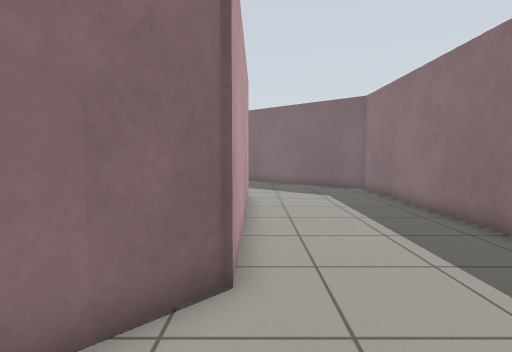
View 1 (above)

19 first-person views from a walk through a Gazebo world. The camera is 0.94 m above the floor, tilts 4° down and sees 80° across. The floor is counted in squares, 0.5 m on a side. Each view is taken from the middle of a square. On the plan, view 1 faces up. The plan holds only what a view shows up to about 16 squares ahead; the rest is blank.

View 2
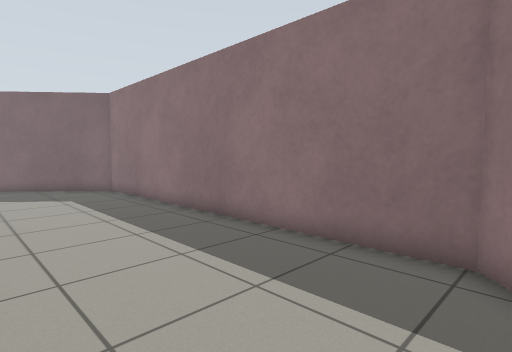

View 3
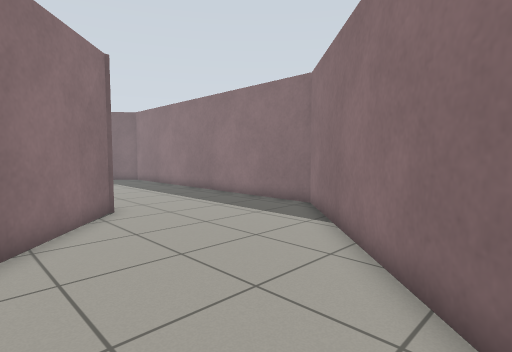

View 4
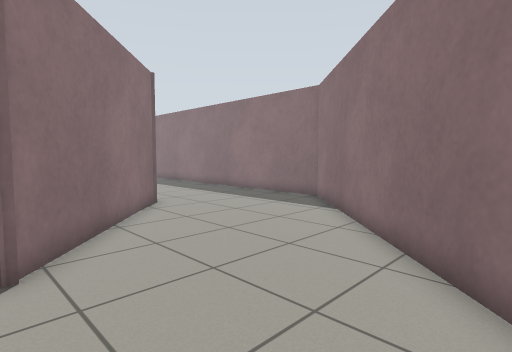

View 5
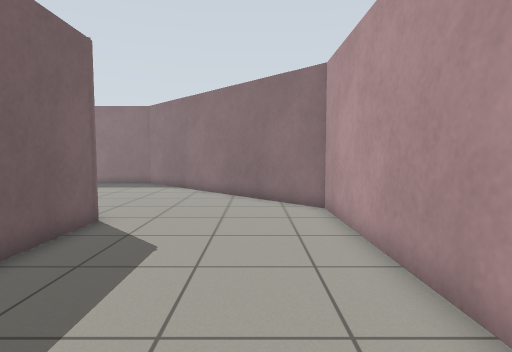

View 6
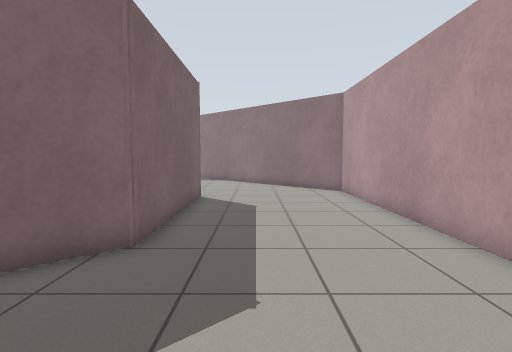

View 7
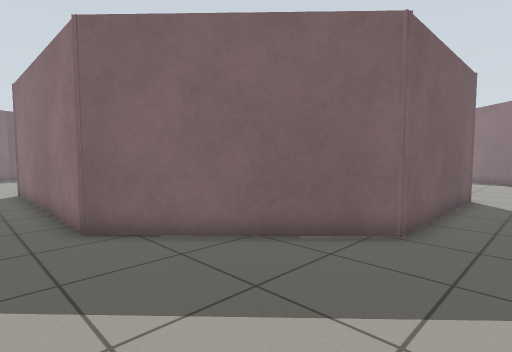

View 8
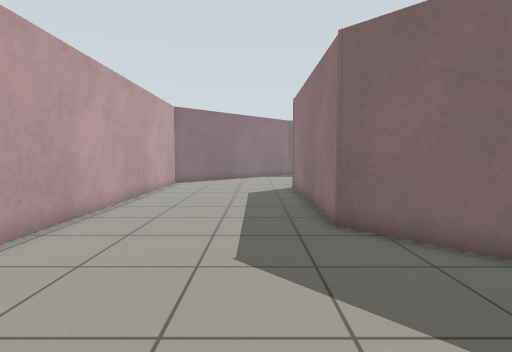

View 9
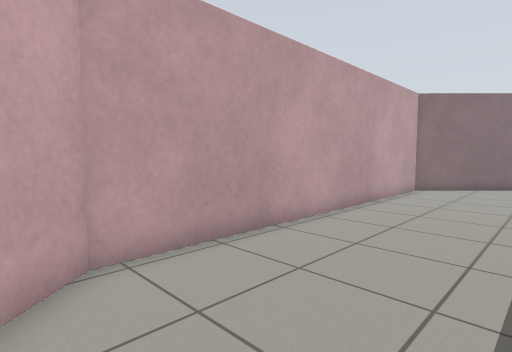

View 10
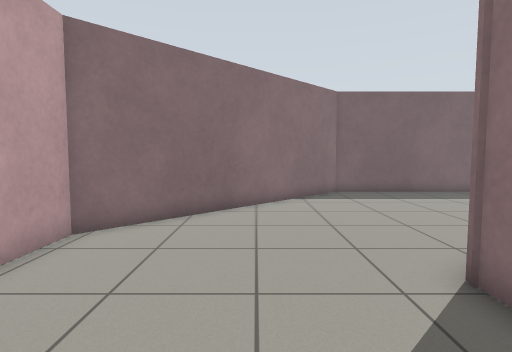

View 11
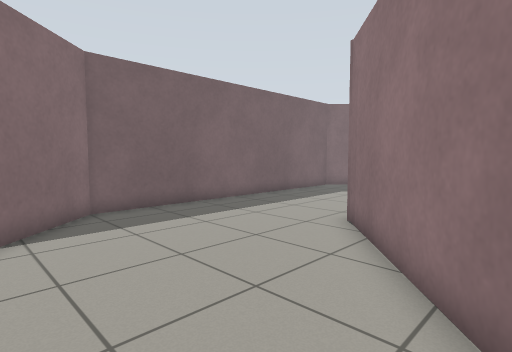

View 12
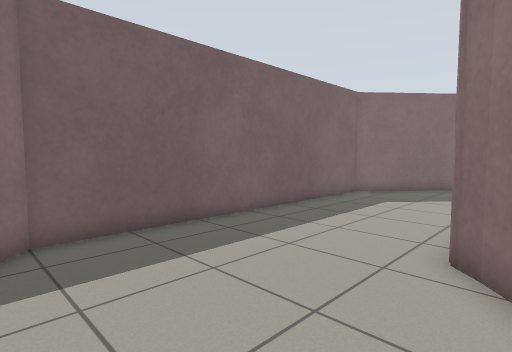

View 13
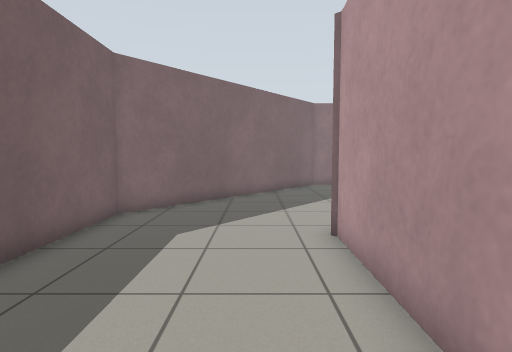

View 14
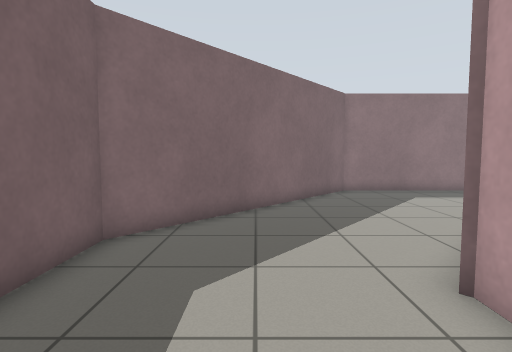

View 15
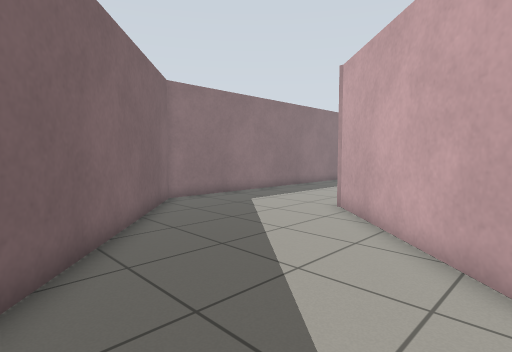

View 16
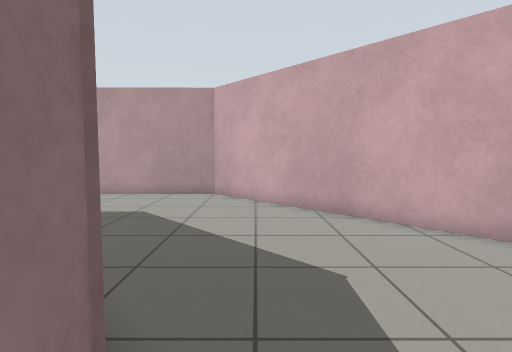

View 17
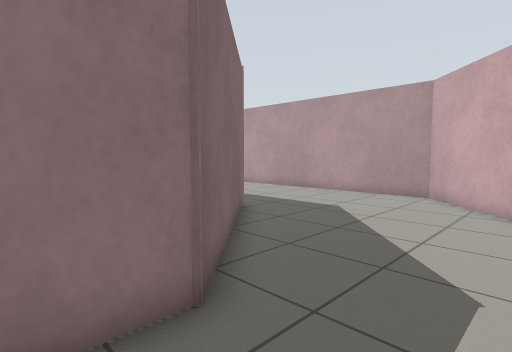

View 18
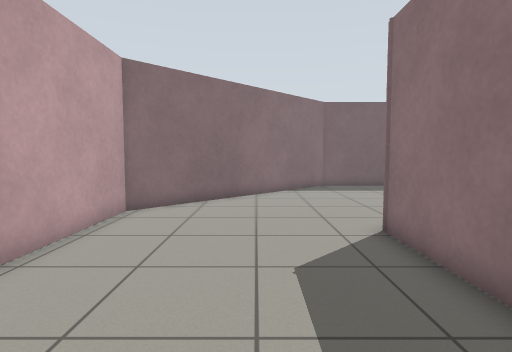

View 19
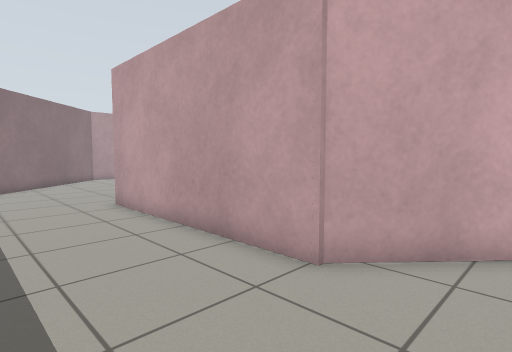

### Floor plan
Points are (right, up) in squares from view 1. A wall is a line through its corners. A room is listed if a view was taken in it or the views show most of it. See-through windows are left out.
Room 1 (views 1, 2, 3, 4, 5, 6, 7, 8, 9, 10, 11, 12, 13, 14, 15, 16, 17, 18, 19)
walls: (-16.8, 14.2) (-11.9, 18.4); (-25.3, 0.5) (-17, -8.5) (-3.4, -8.4) (5.9, 0.9) (5.9, 16.4) (-3.4, 24.4) (-17, 24.4) (-25.3, 16.1) (-25.3, 0.5); (-11, 18.2) (-6, 18.1); (-5.7, 17.9) (-0.3, 13) (-0.3, 4.3) (-5.5, -1.5) (-12.8, -1.5) (-17.9, 3.9) (-17.9, 13.5)

Where each view was taken, in squares from view 1:
view 1: 0 up, 0 right, facing up
view 2: 0 up, 0 right, facing up-right
view 3: 6 down, 4 left, facing up-right
view 4: 7 down, 6 left, facing up-right
view 5: 6 down, 14 left, facing right
view 6: 4 down, 19 left, facing right
view 7: 4 down, 20 left, facing up-right
view 8: 4 down, 20 left, facing up
view 9: 1 down, 20 left, facing up-left
view 10: 9 up, 21 left, facing up
view 11: 14 up, 20 left, facing up-right
view 12: 17 up, 18 left, facing up-right
view 13: 20 up, 13 left, facing right
view 14: 21 up, 10 left, facing right
view 15: 23 up, 6 left, facing down-right
view 16: 6 up, 19 left, facing down
view 17: 6 up, 21 left, facing down-right
view 18: 6 up, 21 left, facing up
view 19: 16 up, 4 right, facing down-left
